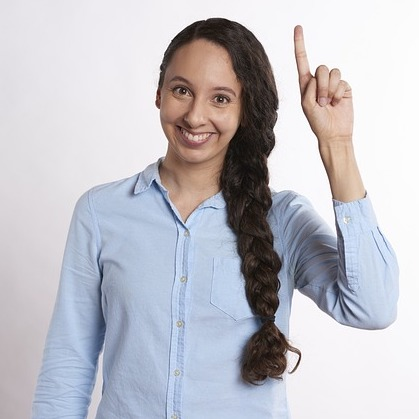
#> input picture tests/fixtures/pointing_up.jpg, 419 x 419 px; its folder holds 5 pictures in this run
$ python benchmark.py
#> lines starting #> are read from the running program, lines starting #| are printed output that depends on the picture
#> (the call stopped at in ensure_model, `with urllib.request.urlopen(url, timeout=60) as r, open(tmp, "wb") as f:`: the network is not available in this run)
### airpad/engine.py
"""The AirPad engine: one call per frame, no window or camera dependencies.

    frame -> hand landmarks -> finger states -> debounced gesture
          -> One Euro smoothed fingertip -> toolbar / picker / stroke logic
          -> canvas -> composited output frame

Keeping this independent of the GUI makes the whole pipeline testable with
recorded or synthetic frames and a scripted fake tracker.
"""

from __future__ import annotations

import math
import time
from collections import deque
from dataclasses import dataclass
from pathlib import Path

import cv2
import numpy as np

from .canvas import Canvas
from .config import ERASER_SIZES, PALETTE, PEN_SIZES, Config
from .filters import OneEuroFilter
from .gestures import (
    HAND_CONNECTIONS,
    INDEX_TIP,
    PALM_POINTS,
    FingerStateEstimator,
    Gesture,
    GestureStabilizer,
    classify,
)
from .tracker import HandObservation
from .ui import (
    BASE_WIDTH,
    ColorPicker,
    DwellSelector,
    Toolbar,
    ToolbarState,
    bgr_to_hex,
    draw_badge,
    draw_help,
    draw_landmarks,
    draw_toast,
    progress_ring,
    put_text,
)


@dataclass(frozen=True)
class TrackResult:
    frame: np.ndarray       # (mirrored) camera frame the landmarks refer to
    obs: HandObservation | None
    t: float                # capture time, seconds
    infer_ms: float
    mirrored: bool


MODE_STYLE = {
    Gesture.DRAW: ("DRAW", (60, 170, 60)),
    Gesture.HOVER: ("MOVE", (200, 140, 40)),
    Gesture.ERASE: ("ERASE", (40, 120, 230)),
    Gesture.IDLE: ("IDLE", (90, 90, 90)),
    Gesture.NONE: ("NO HAND", (60, 60, 150)),
}


class Stats:
    """Rolling performance numbers (milliseconds / frames per second)."""

    # [26 lines left out: functions __init__, add, fps, _recent_mean, not called in this run]

    @property
    def infer_recent(self) -> float:
        return self._recent_mean(self.infer_ms)

    # [14 lines left out: function summary, not called in this run]


class AirPadEngine:
    def __init__(self, cfg: Config, frame_size: tuple[int, int], tracker=None):
        self.cfg = cfg
        fw, fh = int(frame_size[0]), int(frame_size[1])
        if fw <= 0 or fh <= 0:
            raise ValueError(f"invalid frame size {frame_size}")
        if fw < cfg.min_display_width:
            k = cfg.min_display_width / fw
            self.size = (cfg.min_display_width, int(round(fh * k)))
        else:
            self.size = (fw, fh)
        W, H = self.size
        self.s = W / BASE_WIDTH

        if tracker is None:
            from .tracker import HandTracker

            tracker = HandTracker(
                cfg.model_path,
                num_hands=1,
                min_detection_confidence=cfg.min_detection_confidence,
                min_presence_confidence=cfg.min_presence_confidence,
                min_tracking_confidence=cfg.min_tracking_confidence,
                infer_width=cfg.infer_width,
                frame_size=(fw, fh),  # build tile trackers now, not on the first frame
            )
            self._owns_tracker = True
        else:
            self._owns_tracker = False
        self.tracker = tracker

        self.canvas = Canvas(W, H, min_point_dist=cfg.min_point_dist * self.s, scale=self.s)
        self.fingers = FingerStateEstimator()
        self.stabilizer = GestureStabilizer(cfg.confirm_frames)
        self.tip_filter = OneEuroFilter(cfg.filter_min_cutoff, cfg.filter_beta, cfg.filter_d_cutoff)
        self.palm_filter = OneEuroFilter(cfg.filter_min_cutoff, cfg.filter_beta, cfg.filter_d_cutoff)
        self.toolbar = Toolbar(W, PALETTE, board_bg=cfg.board_color)
        self.picker = ColorPicker(W, H, top=self.toolbar.height, dwell=cfg.picker_dwell_seconds)
        self.dwell = DwellSelector(cfg.dwell_seconds, repeat=frozenset({"size:-", "size:+", "undo", "redo"}))
        self.jump_px = cfg.jump_fraction * W

        # Ink state
        self.color: tuple[int, int, int] = PALETTE[0][1]
        self.color_id = "color:0"
        self.custom_color: tuple[int, int, int] | None = None
        self.tool = "pen"
        self.pen_idx = int(np.clip(cfg.pen_size_index, 0, len(PEN_SIZES) - 1))
        self.eraser_idx = int(np.clip(cfg.eraser_size_index, 0, len(ERASER_SIZES) - 1))

        # View state
        self.board = cfg.start_in_board
        self.show_landmarks = cfg.show_landmarks
        self.show_help = False
        self.mirror = cfg.mirror
        self._board_bg = np.empty((H, W, 3), np.uint8)
        self._board_bg[:] = cfg.board_color

        # Tracking / interaction state
        self.gesture = Gesture.NONE
        self.raw_gesture = Gesture.NONE
        self.tip: np.ndarray | None = None
        self.palm: np.ndarray | None = None
        self.landmarks_px: np.ndarray | None = None
        self.hover_button: str | None = None
        self._lost = 0
        self._active_mode: str | None = None  # pen | eraser | palm while a stroke is open
        self._release_required = False
        self._toast_text = ""
        self._toast_until = 0.0
        self._t_start: float | None = None
        self._now = 0.0
        self.stats = Stats()

    # ------------------------------------------------------------ properties
    @property
    def pen_size(self) -> int:
        return max(1, round(PEN_SIZES[self.pen_idx] * self.s))

    @property
    def eraser_size(self) -> int:
        return max(2, round(ERASER_SIZES[self.eraser_idx] * self.s))

    @property
    def palm_eraser_size(self) -> int:
        return max(2, round(self.cfg.palm_eraser_size * self.s))

    @property
    def drawing(self) -> bool:
        return self.canvas.active is not None

    # ----------------------------------------------------------------- frame
    def process(self, frame: np.ndarray, t: float) -> np.ndarray:
        """Process one BGR camera frame captured at time ``t`` (seconds)."""
        return self.step(self.track(frame, t))

    # [44 lines left out: functions track, step, _reset_tracking, not called in this run]

    def _end_stroke(self) -> None:
        self.canvas.end()
        self._active_mode = None

    # [97 lines left out: functions _interact, _picker_event, not called in this run]

    # --------------------------------------------------------------- actions
    def toast(self, text: str, seconds: float = 1.6) -> None:
        self._toast_text = text
        self._toast_until = self._now + seconds

    # [73 lines left out: functions open_picker, do_action, save, not called in this run]

    KEYMAP = {
        ord("c"): "clear", ord("z"): "undo", ord("y"): "redo", ord("s"): "save",
        ord("b"): "board", ord("e"): "toggle_eraser", ord("p"): "picker",
        ord("l"): "landmarks", ord("h"): "help", ord("m"): "mirror",
        ord("["): "size:-", ord("-"): "size:-", ord("]"): "size:+", ord("="): "size:+", ord("+"): "size:+",
    }

    # [148 lines left out: functions handle_key, handle_mouse, _toolbar_state, _render, _draw_pip, _draw_cursor and 2 more, not called in this run]

### airpad/tracker.py
"""MediaPipe HandLandmarker wrapper with square-tile fallback tracking.

Primary path: VIDEO running mode on the full frame. It is synchronous (the
landmarks always belong to the frame being displayed) and tracks the hand
between frames, only re-running the palm detector when tracking is lost.

Why a fallback: MediaPipe's palm detector letterboxes the *whole* frame into
192x192. On a 16:9 webcam a hand at arm's length becomes a ~15 px palm there
and detection becomes position-dependent (measured on a hard sample photo:
~50 % of positions missed). A full-height square crop shows the detector a
1.8x larger hand (measured: 99.7 % detected).

So the frame is covered by a few overlapping square *tiles* (3 for 16:9),
each with its own VIDEO-mode tracker. Tiles never move, so each tile tracker
keeps genuine frame-to-frame tracking (landmark model only, no per-frame palm
detection) while it holds the hand. When the primary loses the hand, the tile
nearest to where it was last seen searches first; otherwise tiles are swept.
As the hand moves, it is handed to a better-centred tile (with hysteresis).
The primary is retried periodically and takes over again when it can.

Fresh detections: the first landmarks after a palm detection are coarse
(measured: fingertip 105 px off and the wrong gesture) and are refined from
the next frame on by tracking. Such observations are flagged ``fresh`` so the
engine can ignore them, and source switches (tile handover, primary takeover)
only happen once the new tracker is tracking, never on its first detection.
"""

from __future__ import annotations

import math
from dataclasses import dataclass, replace
from pathlib import Path

import cv2
import numpy as np


@dataclass(frozen=True)
class HandObservation:
    """One detected hand.

    norm  : (21, 3) landmarks; x, y normalised to [0, 1] of the frame, z relative.
    world : (21, 3) metric landmarks in metres, origin at the hand's centre.
    fresh : True if these come from a new palm detection (coarse) rather than
            frame-to-frame tracking.
    """

    norm: np.ndarray
    world: np.ndarray
    handedness: str
    score: float
    fresh: bool = False


# [16 lines left out: function _to_observation, not called in this run]


class _VideoLandmarker:
    """A VIDEO-mode landmarker with its own monotonic clock.

    A result counts as *tracked* only if this landmarker also found the hand
    on the immediately preceding frame; otherwise MediaPipe either ran a new
    palm detection or tracked from a stale region, so the result is fresh.
    """

    # [16 lines left out: functions __init__, detect, not called in this run]

    def close(self) -> None:
        self._lm.close()


class HandTracker:
    RECHECK_PRIMARY_EVERY = 6    # while a tile holds the hand, let the primary retry
    HANDOVER_HYSTERESIS = 0.06   # of frame width

    def __init__(
        self,
        model_path: str | Path,
        num_hands: int = 1,
        min_detection_confidence: float = 0.6,
        min_presence_confidence: float = 0.5,
        min_tracking_confidence: float = 0.5,
        infer_width: int = 640,
        tile_search: bool = True,
        frame_size: tuple[int, int] | None = None,
    ):
        """``frame_size`` (w, h), if known, builds the tile trackers now rather
        than on the first frame (creating a landmarker takes ~0.4 s)."""
        import mediapipe as mp
        from mediapipe.tasks import python as mp_tasks
        from mediapipe.tasks.python import vision

        self._mp = mp
        # Load from bytes: MediaPipe's file loader is unreliable with non-ASCII
        # Windows paths, a buffer always works.
        model_bytes = Path(model_path).read_bytes()
        options = vision.HandLandmarkerOptions(
            base_options=mp_tasks.BaseOptions(model_asset_buffer=model_bytes),
            running_mode=vision.RunningMode.VIDEO,
            num_hands=num_hands,
            min_hand_detection_confidence=min_detection_confidence,
            min_hand_presence_confidence=min_presence_confidence,
            min_tracking_confidence=min_tracking_confidence,
        )
        self._factory = lambda: vision.HandLandmarker.create_from_options(options)
        self._primary: _VideoLandmarker | None = _VideoLandmarker(self._factory)
        self.tile_search = tile_search
        self.infer_width = int(infer_width)
        self._tiles: list[tuple[int, _VideoLandmarker]] = []  # (x0, tracker)
        self._tile_geom: tuple[int, int] | None = None
        self._mode: int | None = None  # None = primary holds/searches, else tile index
        self._primary_warm = False      # primary re-found the hand last frame (fresh)
        self._frame_no = 0
        self._misses = 0
        self._last_cx: float | None = None  # pixel x of the last hand seen
        self._sweep = 0
        self.last_source: str | None = None  # "track" | "tile" | None
        if frame_size is not None:
            self._ensure_tiles(int(frame_size[0]), int(frame_size[1]))

    # ----------------------------------------------------------------- helpers
    # [21 lines left out: functions _image, _ensure_tiles, not called in this run]

    def _primary_detect(self, frame: np.ndarray, ts: int) -> HandObservation | None:
        return self._primary.detect(self._image(frame), ts, self._frame_no)

    # [9 lines left out: function _tile_detect, not called in this run]

    def _nearest_tile(self, cx: float, h: int) -> int:
        return int(np.argmin([abs(cx - (x0 + h / 2)) for x0, _ in self._tiles]))

    # [19 lines left out: functions _hit, _miss, _enter_tile, not called in this run]

    # --------------------------------------------------------------------- api
    @property
    def mode(self) -> str:
        return "primary" if self._mode is None else f"tile{self._mode}"

    # [58 lines left out: functions process, close, not called in this run]

    def __enter__(self):
        return self

    def __exit__(self, *exc):
        self.close()

### airpad/model.py
"""Locate / download MediaPipe's hand landmark model."""

from __future__ import annotations

import urllib.request
import zipfile
from pathlib import Path

MODEL_URL = (
    "https://storage.googleapis.com/mediapipe-models/hand_landmarker/"
    "hand_landmarker/float16/latest/hand_landmarker.task"
)
_REQUIRED_MEMBERS = {"hand_detector.tflite", "hand_landmarks_detector.tflite"}


# [7 lines left out: function is_valid_model, not called in this run]


def ensure_model(path: Path, url: str = MODEL_URL) -> Path:
    """Return ``path``, downloading the official model first if missing/corrupt."""
    path = Path(path)
    if path.is_file() and is_valid_model(path):
        return path
    path.parent.mkdir(parents=True, exist_ok=True)
    tmp = path.with_name(path.name + ".part")
    print(f"[airpad] downloading hand model -> {path}")
    with urllib.request.urlopen(url, timeout=60) as r, open(tmp, "wb") as f:
        while chunk := r.read(1 << 16):
            f.write(chunk)
    if not is_valid_model(tmp):
        tmp.unlink(missing_ok=True)
        raise RuntimeError(f"downloaded model from {url} is not a valid hand_landmarker bundle")
    tmp.replace(path)
    return path

### scripts/benchmark.py
"""Benchmark AirPad's pipeline without a webcam.

Builds a synthetic 1280x720 video from the sample hand photos in
tests/fixtures (write a line, lift, write again), then measures:

* sequential: hand tracking ms + render ms per frame
* pipelined : real throughput with tracking on a worker thread (as the app runs)

Usage:  python scripts/benchmark.py [--frames N]
"""

from __future__ import annotations

import argparse
import sys
import tempfile
import time
from pathlib import Path

ROOT = Path(__file__).resolve().parent.parent
sys.path.insert(0, str(ROOT))

import cv2  # noqa: E402
import numpy as np  # noqa: E402

import airpad  # noqa: E402,F401  (package init sets OpenCV/MediaPipe env vars)
from airpad.app import TrackingPipeline  # noqa: E402
from airpad.camera import VideoFileSource  # noqa: E402
from airpad.config import Config  # noqa: E402
from airpad.engine import AirPadEngine  # noqa: E402
from airpad.model import ensure_model  # noqa: E402

W, H, PHOTO = 1280, 720, 560


def scenario(n: int) -> list[np.ndarray]:
#> called with n = 240
    fx = ROOT / "tests" / "fixtures"
    point = cv2.resize(cv2.imread(str(fx / "pointing_up.jpg")), (PHOTO, PHOTO))
    peace = cv2.resize(cv2.imread(str(fx / "victory.jpg")), (PHOTO, PHOTO))
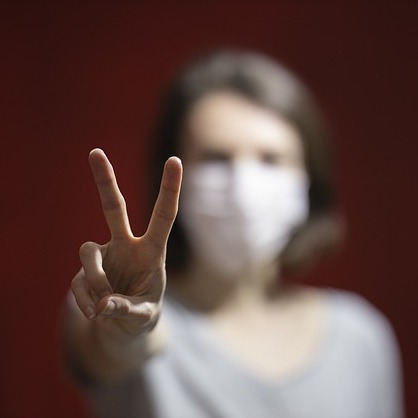
#> input picture tests/fixtures/victory.jpg, 418 x 418 px
    frames = []
    for i in range(n):
        phase = i % 120
        f = np.full((H, W, 3), (120, 130, 140), np.uint8)
        if phase < 90:
            x = int(40 + 600 * (phase / 89 if (i // 120) % 2 == 0 else 1 - phase / 89))
            f[120:120 + PHOTO, x:x + PHOTO] = point
        else:
            f[120:120 + PHOTO, 640:640 + PHOTO] = peace
        frames.append(f)
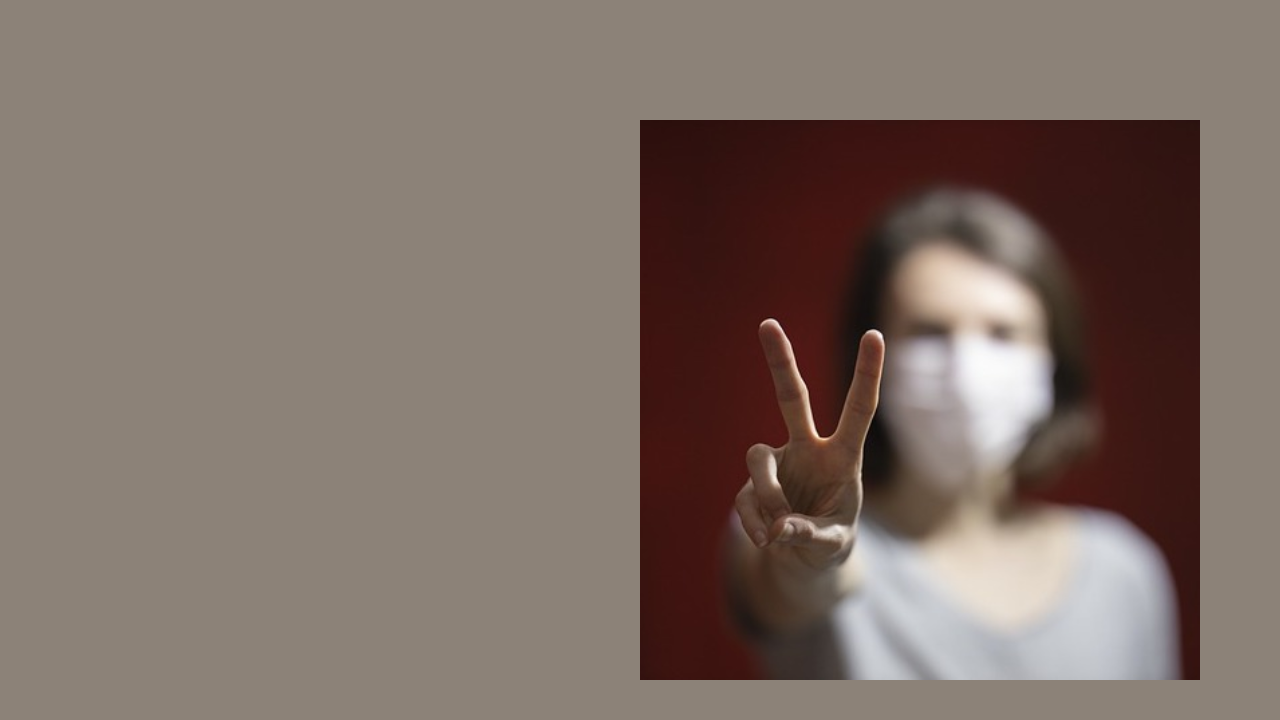
#> f: shape (720, 1280, 3); mean B, G, R 102.9, 111, 126.3
#> after the loop, frames = 240 items
    return frames


def pct(values, q):
    return float(np.percentile(np.asarray(values), q))


def main() -> None:
    ap = argparse.ArgumentParser()
    ap.add_argument("--frames", type=int, default=240)
    args = ap.parse_args()
    cfg = Config()
    cfg.mirror = False
    ensure_model(cfg.model_path)
    frames = scenario(args.frames)
#> frames = 240 items

    # Sequential: exact per-stage cost.
    engine = AirPadEngine(cfg, (W, H))
    for i, f in enumerate(frames):
        engine.process(f, i / 30.0)
    s = engine.stats
    infer, render = list(s.infer_ms)[10:], list(s.render_ms)[10:]
    strokes = len(engine.canvas.strokes)
    engine.close()
    print(f"frames: {len(frames)} @ {W}x{H}, strokes drawn: {strokes}")
    print(f"hand tracking : p50 {pct(infer, 50):5.1f} ms   p95 {pct(infer, 95):5.1f} ms")
    print(f"render        : p50 {pct(render, 50):5.1f} ms   p95 {pct(render, 95):5.1f} ms")
    seq_fps = 1000.0 / (np.mean(infer) + np.mean(render))
    print(f"sequential    : {seq_fps:5.1f} FPS max")

    # Pipelined: tracking on a worker thread, render on this thread (like the app).
    with tempfile.TemporaryDirectory() as d:
        path = str(Path(d) / "bench.avi")
        vw = cv2.VideoWriter(path, cv2.VideoWriter_fourcc(*"MJPG"), 30.0, (W, H))
        for f in frames:
            vw.write(f)
        vw.release()
        src = VideoFileSource(path)
        engine = AirPadEngine(cfg, (W, H))
        pipe = TrackingPipeline(src, engine, realtime=False)
        seq, shown = 0, 0
        t0 = time.perf_counter()
        while True:
            item = pipe.get(seq, timeout=5.0)
            if item is None:
                break
            result, seq = item
            engine.step(result)
            shown += 1
        elapsed = time.perf_counter() - t0
        pipe.stop()
        src.release()
        engine.close()
    print(f"pipelined     : {seq / elapsed:5.1f} frames tracked/s, {shown / elapsed:5.1f} frames rendered/s")
    print("(a webcam delivers 30 FPS; anything above that is headroom)")


if __name__ == "__main__":
#> (the run stopped early here; a loop or call above may not have finished)
